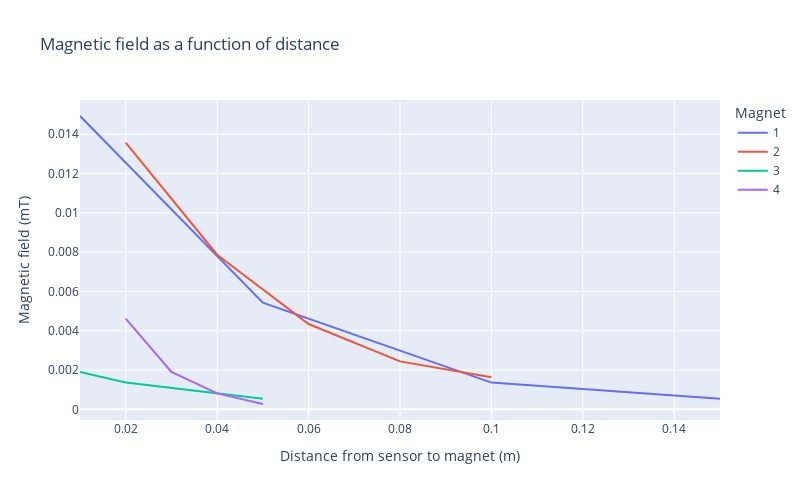

Here is the notebook cell this chart was saved with:
### Markdown cell above
# Results and analysis

In addition to the observation of a quadratic trend in the data collected using the Hall effect sensor, it is important to highlight that, according to our understanding of magnetic theory and the previous research conducted for this project, we identified that the magnetic field of the magnets exhibits a decay proportional to the inverse of the distance from the sensor to the magnets, that is, it follows a function of the form 1/x.

### Code cell
# Plot of magnetic fields as a function of distance
fig = px.line(
    total_data,
    x='distance_meters',
    y='magnetic_field_millitesla',
    color='magnet',
    labels={
        'distance_meters': 'Distance (meters)',
        'magnetic_field_millitesla': 'Magnetic field (millitesla)'
    },
    title='Magnetic field as a function of distance'
)

fig.update_layout(
    legend_title='Magnet',
    xaxis_title='Distance from sensor to magnet (m)',
    yaxis_title='Magnetic field (mT)',
    width=800,
    height=500,
)

fig.show()

### Figure 1 — Plotly figure (JSON) as saved in the notebook; plotly's stock layout.template omitted (floating-point values rounded to 4 significant figures)
{"data": [{"hovertemplate": "magnet=1<br>Distance (meters)=%{x}<br>Magnetic field (millitesla)=%{y}<extra></extra>", "legendgroup": "1", "line": {"color": "#636efa", "dash": "solid"}, "marker": {"symbol": "circle"}, "mode": "lines", "name": "1", "orientation": "v", "showlegend": true, "type": "scatter", "x": [0.15, 0.1, 0.05, 0.01], "xaxis": "x", "y": [0.00054, 0.00136, 0.00543, 0.01493], "yaxis": "y"}, {"hovertemplate": "magnet=2<br>Distance (meters)=%{x}<br>Magnetic field (millitesla)=%{y}<extra></extra>", "legendgroup": "2", "line": {"color": "#EF553B", "dash": "solid"}, "marker": {"symbol": "circle"}, "mode": "lines", "name": "2", "orientation": "v", "showlegend": true, "type": "scatter", "x": [0.1, 0.08, 0.06, 0.04, 0.02], "xaxis": "x", "y": [0.00163, 0.00244, 0.00434, 0.00787, 0.01358], "yaxis": "y"}, {"hovertemplate": "magnet=3<br>Distance (meters)=%{x}<br>Magnetic field (millitesla)=%{y}<extra></extra>", "legendgroup": "3", "line": {"color": "#00cc96", "dash": "solid"}, "marker": {"symbol": "circle"}, "mode": "lines", "name": "3", "orientation": "v", "showlegend": true, "type": "scatter", "x": [0.05, 0.04, 0.03, 0.02, 0.01], "xaxis": "x", "y": [0.00054, 0.00081, 0.00109, 0.00136, 0.0019], "yaxis": "y"}, {"hovertemplate": "magnet=4<br>Distance (meters)=%{x}<br>Magnetic field (millitesla)=%{y}<extra></extra>", "legendgroup": "4", "line": {"color": "#ab63fa", "dash": "solid"}, "marker": {"symbol": "circle"}, "mode": "lines", "name": "4", "orientation": "v", "showlegend": true, "type": "scatter", "x": [0.05, 0.04, 0.03, 0.02], "xaxis": "x", "y": [0.00027, 0.00081, 0.0019, 0.00462], "yaxis": "y"}], "layout": {"height": 500, "legend": {"title": {"text": "Magnet"}, "tracegroupgap": 0}, "title": {"text": "Magnetic field as a function of distance"}, "width": 800, "xaxis": {"anchor": "y", "domain": [0, 1], "title": {"text": "Distance from sensor to magnet (m)"}}, "yaxis": {"anchor": "x", "domain": [0, 1], "title": {"text": "Magnetic field (mT)"}}}}
